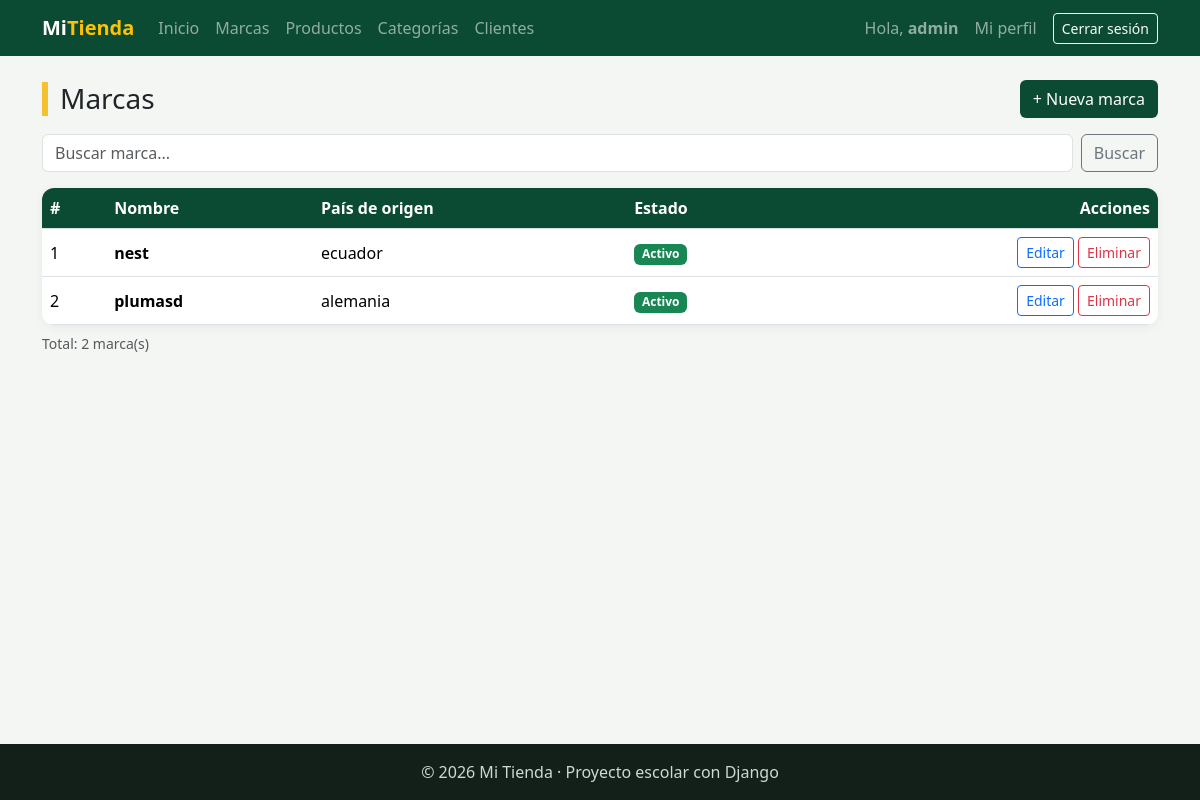
Page /facturacion/marcas/ (signed in) on the earlier database version.
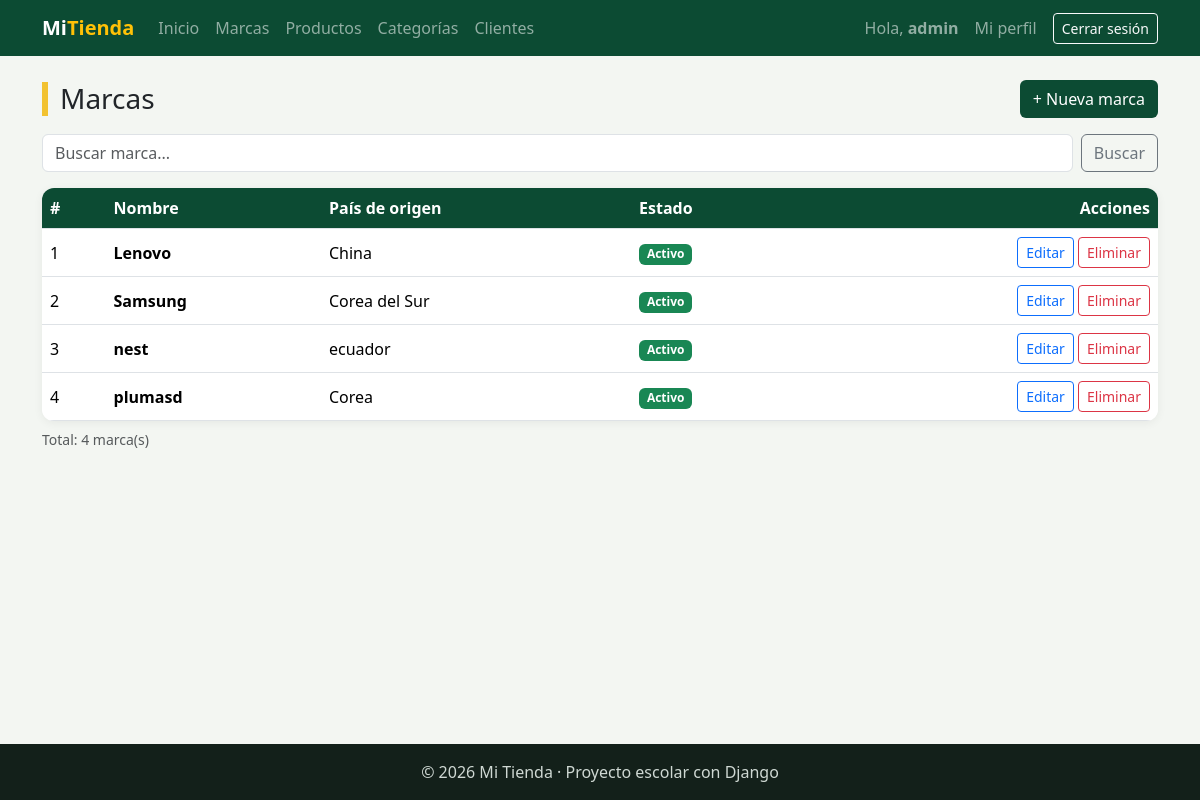
Same page on the later database version.
### facturacion/models.py (models this page shows, shortened)
class Marca(models.Model):
    nombre = models.CharField(max_length=60, unique=True)   # Nombre único: no se repite
    pais_origen = models.CharField(
        "País de origen",                        # 1er dato sin nombre = etiqueta bonita (verbose_name) para formularios
        max_length=60,
        blank=True,                              # opcional en el formulario
    )
    activo = models.BooleanField(default=True)   # Para "desactivar" en vez de borrar
    class Meta:
        verbose_name = "Marca"
        verbose_name_plural = "Marcas"
        ordering = ["nombre"]

### facturacion/views.py (the view)
# urls.py: path("marcas/", views.marca_lista, name="marca_lista"),   # /facturacion/marcas/ → vista marca_lista
@login_required          # ← Antes de ejecutar marca_lista revisa la sesión. Sin sesión → /login/?next=...
def marca_lista(request):                                  # READ: muestra todas las marcas
    q = request.GET.get("q", "")                           # Buscador: ?q=sam
    marcas = Marca.objects.all()
    if q:
        marcas = marcas.filter(nombre__icontains=q)
    contexto = {"titulo": "Marcas", "marcas": marcas, "q": q}
    return render(request, "facturacion/marca_lista.html", contexto)

### facturacion/templates/facturacion/marca_lista.html (shortened to what this page needs)
{% extends "base.html" %}
{% block contenido %}
<div class="d-flex justify-content-between align-items-center flex-wrap gap-2 mb-3">
    <h1 class="h3 titulo-pagina m-0">{{ titulo }}</h1>
    <a href="{% url 'facturacion:marca_crear' %}" class="btn btn-verde">+ Nueva marca</a>
</div>
<form method="get" class="d-flex gap-2 mb-3">
    <input type="text" name="q" value="{{ q }}" class="form-control" placeholder="Buscar marca...">
    <button type="submit" class="btn btn-outline-secondary">Buscar</button>
</form>
<div class="tarjeta p-0 table-responsive">
    <table class="table table-hover align-middle m-0">
        <thead>
            <tr><th>#</th><th>Nombre</th><th>País de origen</th><th>Estado</th><th class="text-end">Acciones</th></tr>
        </thead>
        <tbody>
            {% for marca in marcas %}
            <tr>
                <td>{{ forloop.counter }}</td>
                <td class="fw-semibold">{{ marca.nombre }}</td>
                <td>{{ marca.pais_origen|default:"—" }}</td>
                <td>
                    {% if marca.activo %}
                        <span class="badge bg-success">Activo</span>
                    {% else %}
                        <span class="badge bg-secondary">Inactivo</span>
                    {% endif %}
                </td>
                <td class="text-end">
                    <a href="{% url 'facturacion:marca_editar' marca.pk %}" class="btn btn-sm btn-outline-primary">Editar</a>
                    <a href="{% url 'facturacion:marca_eliminar' marca.pk %}" class="btn btn-sm btn-outline-danger">Eliminar</a>
                </td>
            </tr>
            {% empty %}
            <tr><td colspan="5" class="text-center text-muted py-4">No hay marcas registradas.</td></tr>
            {% endfor %}
        </tbody>
    </table>
</div>
<p class="text-muted small mt-2">Total: {{ marcas|length }} marca(s)</p>
{% endblock %}

Differences in the rows shown:
added Marca: nombre "Lenovo", pais_origen "China", activo "Activo"
added Marca: nombre "Samsung", pais_origen "Corea del Sur", activo "Activo"
changed Marca "plumasd": pais_origen "alemania" → "Corea"
Other differences:
{{ marcas|length }}: "2" → "4"
